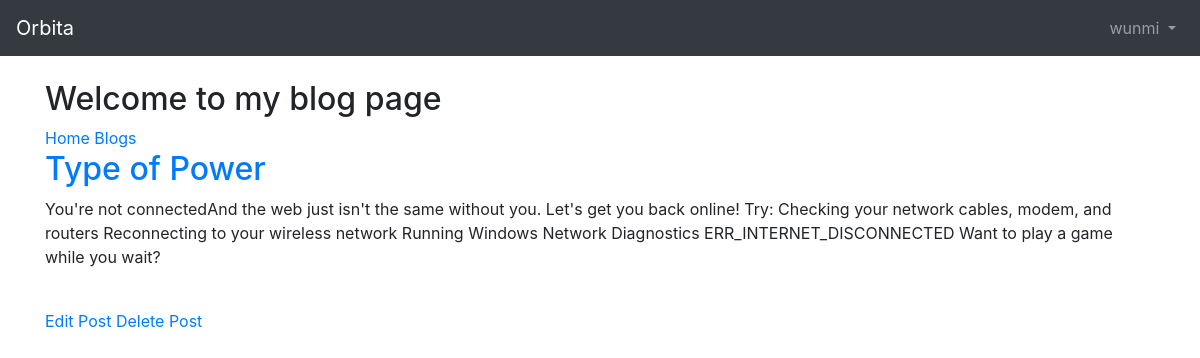
The page /blog/post/1/ (signed in) on the database its author committed.
### accounts/models.py (models this page shows, shortened)
class CustomUser(AbstractUser):
	pass

### blog/models.py (models this page shows, shortened)
class Post(models.Model):
	author = models.ForeignKey(get_user_model(), on_delete=models.CASCADE, related_name='posts')
	title = models.CharField(max_length=200)
	body = models.TextField()
	created = models.DateTimeField(auto_now_add=True)
	updated = models.DateTimeField(auto_now=True)

### blog/views.py (the view)
# urls.py: path('post/<int:pk>/', views.BlogDetailView.as_view(), name='post_detail'),
class BlogDetailView(DetailView):
	model = Post
	template_name = 'blog/post_detail.html'

### templates/blog/post_detail.html (shortened to what this page needs)
{% extends 'base.html' %}
{% block content %}
<h2>Welcome to my blog page</h2>
<a href="{% url 'index' %}">Home</a>
<a href="{% url 'post_list' %}">Blogs</a>
<br>
	<div class="post-entry">
		<h2><a href="{}">{{ post.title }}</a></h2>
		<p>{{ post.body }}</p>
	</div>
	<br>
	<a href="{% url 'post_edit' post.pk %}">Edit Post</a>
	<a href="{% url 'post_delete' post.pk %}">Delete Post</a>
{% endblock content %}

### templates/base.html (shortened to what this page needs)
{% load static %}
<!DOCTYPE html>
<html lang="en">
	<head>
		<link rel="stylesheet" href="https://stackpath.bootstrapcdn.com/bootstrap/4.1.3/css/bootstrap.min.css">
	</head>
	<body>
		<nav class="navbar navbar-expand-md navbar-dark bg-dark mb-4">
		<a class="navbar-brand" href="{% url 'index' %}">Orbita</a>
		<div class="collapse navbar-collapse" id="navbarCollapse">
		{% if user.is_authenticated %}
		<ul class="navbar-nav ml-auto">
			<li class="nav-item">
				<a class="nav-link dropdown-toggle" href="#" id="userMenu" data-toggle="dropdown" aria-haspopup="true" aria-expanded="false">{{ user.username }}
				</a>
			</li>
		</ul>
		{% else %}
			<form class="form-inline ml-auto">
				<a href="{% url 'login' %}" class="btn btn-outline-secondary">Log In</a>
				<a href="{% url 'signup' %}" class="btn btn-primary ml-2">Sign up</a>
			</form>
		{% endif %}
		</div>
		</nav>
		<div class="container">
			{% block content %}
			{% endblock content %}
		</div>
	</body>
</html>

### rows shown on the page
CustomUser: username "wunmi"
Post: title "Type of Power", body "You're not connectedAnd the web just isn't the same without you. Let's get you back online! Try: Checking your network cables, modem, and routers Reconnecting to your wireless network Running Windows Network Diagnostics ERR_INTERNET_DISCONNECTED Want to play a game while you wait?"
